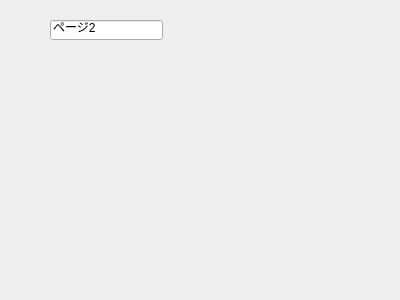
<?xml version="1.0" encoding="UTF-8"?>
<ui version="4.0">
 <class>Dialog</class>
 <widget class="QDialog" name="Dialog">
  <property name="geometry">
   <rect>
    <x>0</x>
    <y>0</y>
    <width>400</width>
    <height>300</height>
   </rect>
  </property>
  <property name="windowTitle">
   <string>Dialog</string>
  </property>
  <widget class="QLineEdit" name="lineEdit2">
   <property name="geometry">
    <rect>
     <x>50</x>
     <y>20</y>
     <width>113</width>
     <height>20</height>
    </rect>
   </property>
   <property name="text">
    <string>ページ2</string>
   </property>
  </widget>
 </widget>
 <resources/>
 <connections/>
</ui>
